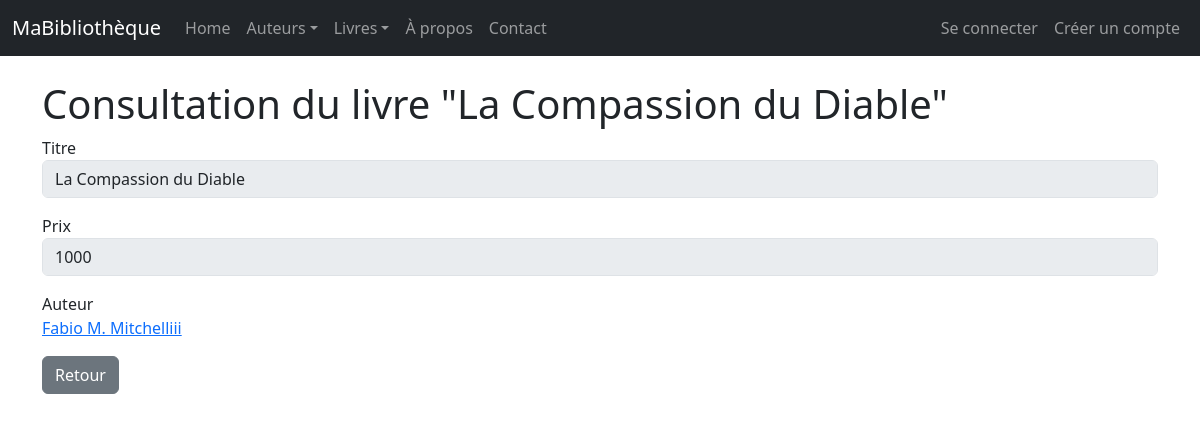
The page /livres/1/view/ on the database as committed earlier.
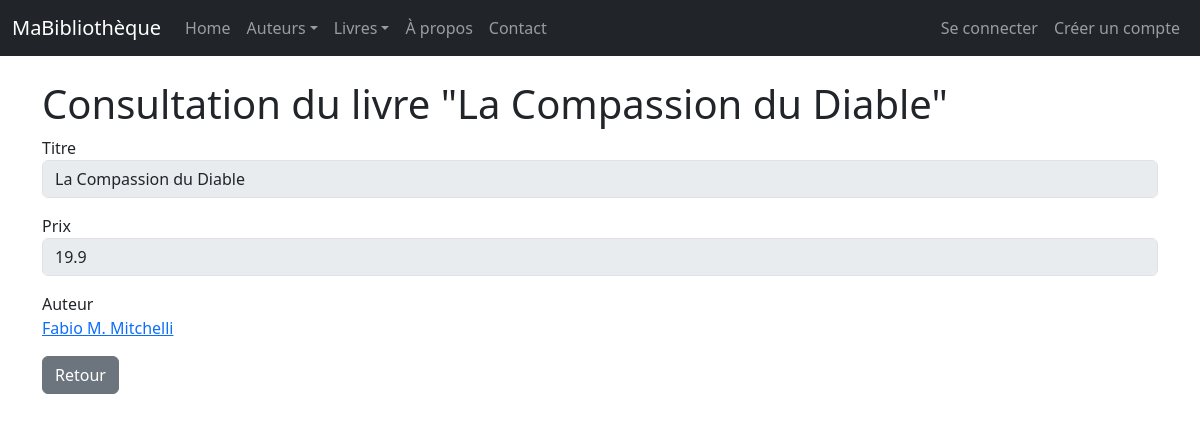
The same page on the database as committed later.
### monApp/models.py (models this page shows, shortened)
class Livre(db.Model):
    idL = db.Column( db.Integer, primary_key = True)
    Prix = db.Column( db.Integer)
    Titre = db.Column( db.String(255))
    Url = db.Column( db.String(255))
    Img = db.Column( db.String(255))
    auteur_id = db.Column (db.Integer , db.ForeignKey ("auteur.idA") )
    auteur = db.relationship ("Auteur", backref =db.backref ("livres", lazy="dynamic") )

class Auteur(db.Model):
    idA = db.Column( db.Integer, primary_key=True )
    Nom = db.Column(db.String(100), unique=True)

### monApp/views.py (the view)
@app.route('/livres/<idL>/view/') # Good practice to specify type
def viewLivre(idL):
    unLivre = Livre.query.get_or_404(idL)
    unForm = FormLivre(obj=unLivre) # Pre-populate form
    return render_template("livre_view.html",selectedLivre=unLivre, viewForm=unForm)

### monApp/forms.py
class FormLivre(FlaskForm):
    idL=HiddenField('idL')
    Prix = FloatField ('Prix',validators =[DataRequired()])

### monApp/templates/livre_view.html (shortened to what this page needs)
{% extends "base.html" %}
{% block main %}
<h1 >Consultation du livre "{{ selectedLivre.Titre }}"</h1>
<form role="form" method="POST" action="">
    <div class="form-group mb-3">
        <label>Titre</label>
        <input class="form-control" disabled size="50" type="text" value="{{ selectedLivre.Titre }}">
    </div>
    <div class="form-group mb-3">
        {{ viewForm.Prix.label }}
        {{ viewForm.Prix(size=50, disabled=True, class_="form-control") }}
    </div>
    <div class="form-group mb-3">
        <label>Auteur</label>
        <p class="form-control-static"><a href="{{ url_for('viewAuteur', idA=selectedLivre.auteur.idA) }}">{{ selectedLivre.auteur.Nom }}</a></p>
    </div>
    <a href="{{ url_for('getLivres') }}" class="btn btn-secondary">Retour</a>
</form >
{% endblock %}

Rows that differ between the two databases and show on the page:
changed Livre "La Compassion du Diable": Prix "1000" → "19.9"
changed Auteur: auteur.Nom "Fabio M. Mitchelliii" → "Fabio M. Mitchelli"
